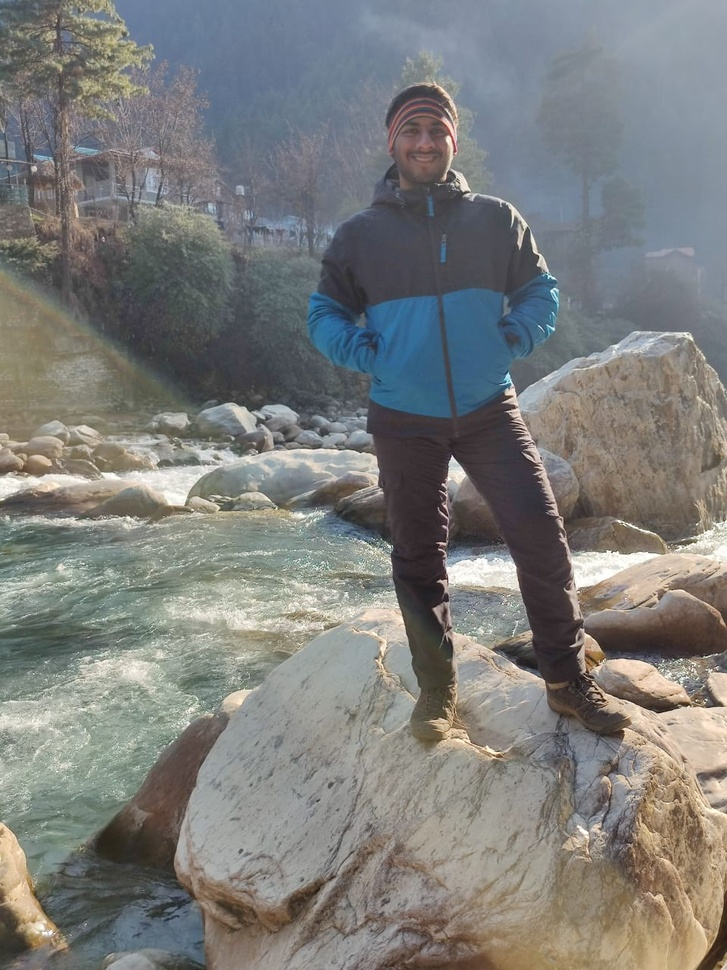
#> input picture Faces/facerecog/pictures/Admin/me2.jpg, 727 x 970 px, shrunk from 960 x 1280 before the run, found by its file name; its folder holds only this picture in this run
$ python face_recognition_photo.py
#> lines starting #> are read from the running program, lines starting #| are printed output that depends on the picture
import os
import cv2 as cv
import numpy as np

people = []
for i in os.listdir(r'/home/arpitjain/Desktop/Code/Python/OpenCV/pictures'):
        people.append(i)
#> pass 2 of the loop `for i in os.listdir(r'/home/arpitjain/Desktop/Code/Python/OpenCV/pictu..`:

print(people)

DIR = r'/home/arpitjain/Desktop/Code/Python/OpenCV/pictures'

cascade_face = cv.CascadeClassifier('/home/arpitjain/Desktop/Code/Python/OpenCV/haarcascades/haarcascade_frontalface_alt2.xml')

features = []
labels = []
def create_train():
    for person in people:
        path = os.path.join(DIR, person)
        label = people.index(person)

        for img in os.listdir(path):
            img_path = os.path.join(path, img)

            img_array = cv.imread(img_path)
#> img_array is the input picture: shape (970, 727, 3); mean B, G, R 123.2, 125.2, 124.5
            gray = cv.cvtColor(img_array, cv.COLOR_BGR2GRAY)
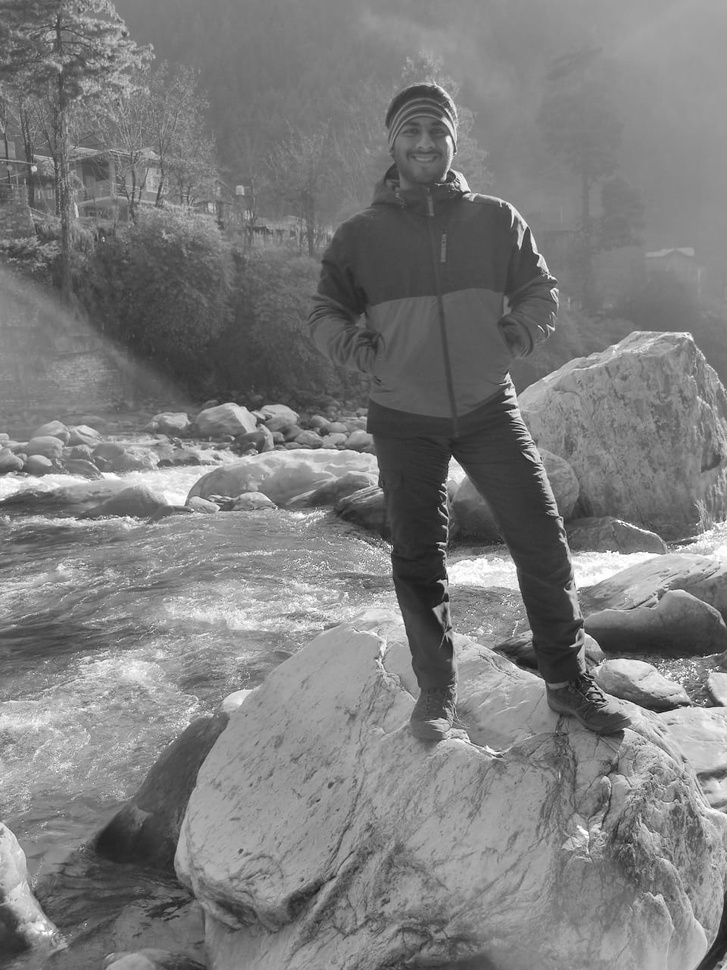
#> gray: shape (970, 727); min 11, max 255, mean 124.8

            faces_rect = cascade_face.detectMultiScale(gray, 1.2, 5)
#> faces_rect = [[390, 106, 69, 69]]
            for (x,w,y,h) in faces_rect:
                faces_roi = gray[y:y+h, x:x+w]
                features.append(faces_roi)
                labels.append(label)
#> this loop made 1 pass
#> pass 1, in create_train, `faces_roi = gray[y:y+h, x:x+w]`:
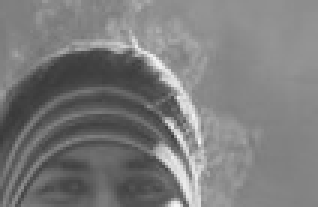
#> faces_roi: shape (69, 106) (shown 3 times larger); min 57, max 244, mean 123.4
#> after the loop, features = 1 item; labels = [0]
#> pass 2 of the loop in create_train, `for person in people:`:
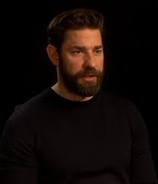
#> input picture Faces/facerecog/pictures/John/falls.jpg, 158 x 184 px, shrunk from 208 x 243 before the run, found by its file name
#> in create_train, img_array is the input picture: shape (184, 158, 3); mean B, G, R 7.1, 9.9, 18.2
#> in create_train, `gray = cv.cvtColor(img_array, cv.COLOR_BGR2GRAY)`:
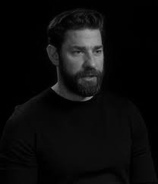
#> gray: shape (184, 158); min 0, max 168, mean 12.1
#> faces_rect = [[62, 30, 54, 54]]
#> the loop in create_train, `for (x,w,y,h) in faces_rect:` made 1 pass
#> pass 1, in create_train, `faces_roi = gray[y:y+h, x:x+w]`:
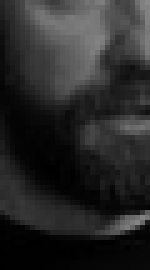
#> faces_roi: shape (54, 30) (shown 5 times larger); min 0, max 136, mean 40.9
#> after the loop in create_train, `for (x,w,y,h) in faces_rect:`: features = 2 items; labels = [0, 1]

create_train()

print(f'length of features list = {len(features)}')
print(f'length of labels list = {len(labels)}')
